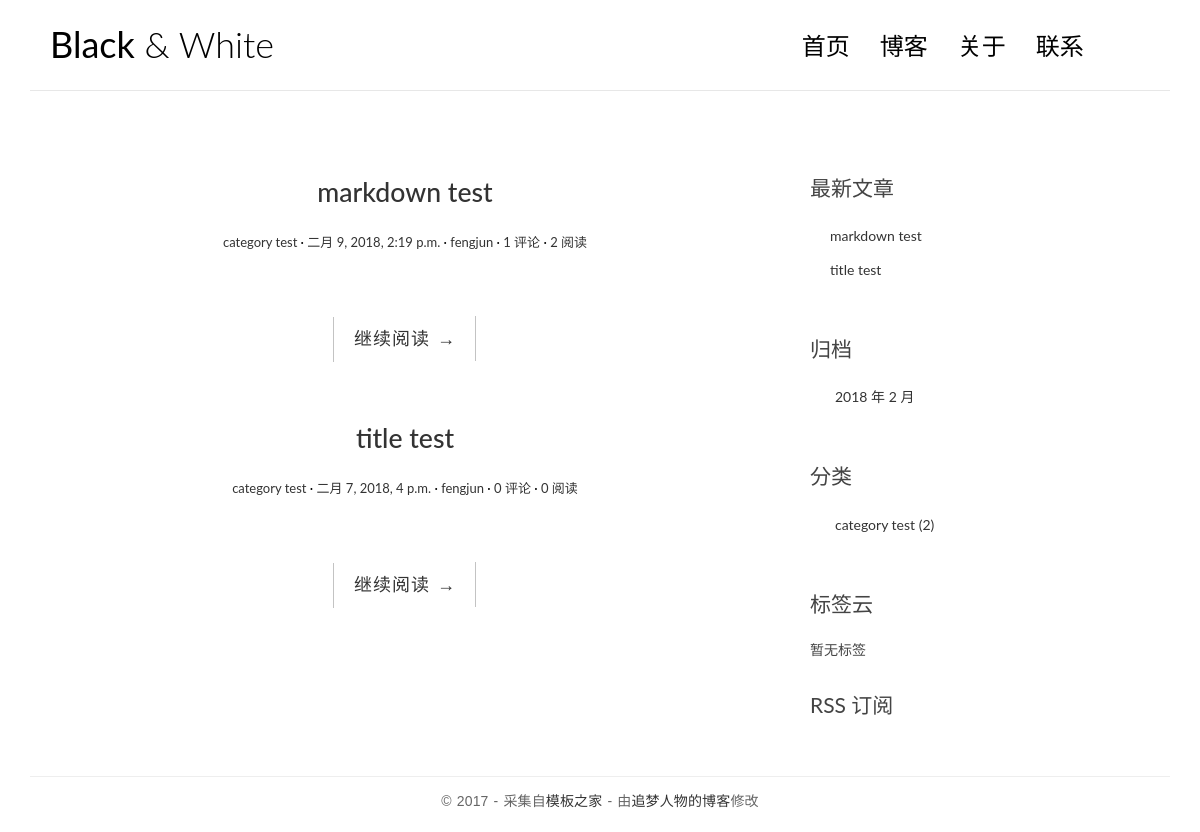
The app's page /, older data.
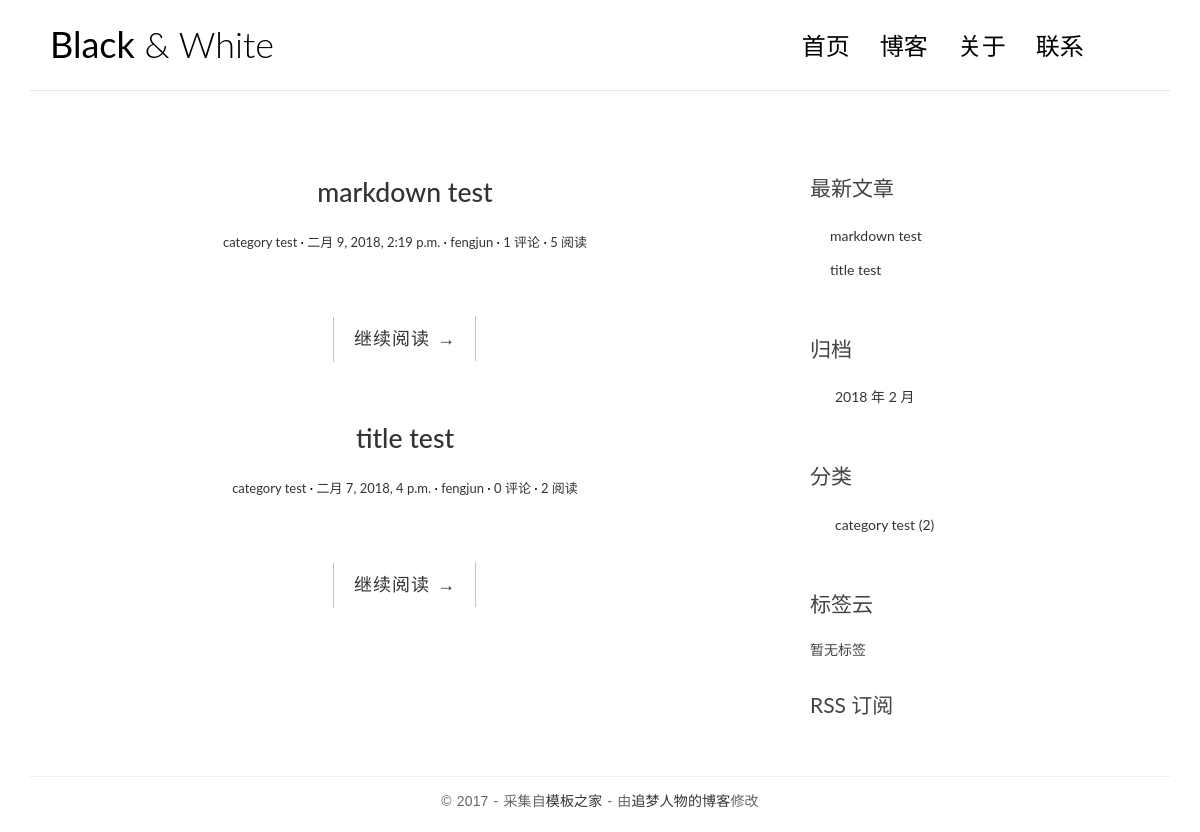
The same page, newer data.
### blog/models.py (models this page shows, shortened)
class Post(models.Model):
    def get_absolute_url(self):
        return reverse('blog:detail', kwargs={'pk': self.pk})
    title = models.CharField(max_length=70)
    body = models.TextField()
    created_time = models.DateTimeField()
    modified_time = models.DateTimeField()
    excerpt = models.CharField(max_length=200, blank=True)
    category = models.ForeignKey(Category)
    tags = models.ManyToManyField(Tag, blank=True)
    author = models.ForeignKey(User)
    views = models.PositiveIntegerField(default=0)
    class Meta:
        ordering = ['-created_time']

class Category(models.Model):
    name = models.CharField(max_length=100)

### blog/views.py (the view, shortened to what this page needs)
# urls.py: url(r'^$', views.IndexView.as_view(), name='index'),
class IndexView(ListView):
    model = Post
    template_name = 'blog/index.html'
    context_object_name = 'post_list'
    paginate_by = 10
    def get_context_data(self, **kwargs):
        context = super().get_context_data(**kwargs)
        paginator = context.get('paginator')
        page = context.get('page_obj')
        is_paginated = context.get('is_paginated')
        pagination_data = self.pagination_data(paginator, page, is_paginated)
        context.update(pagination_data)
        return context
    def pagination_data(self, paginator, page, is_paginated):
        if not is_paginated:
            return {}

### blog/templatetags/blog_tags.py (called while the page is built)
@register.simple_tag
def get_recent_posts(num=5):
    return Post.objects.all().order_by('-created_time')[:num]

@register.simple_tag
def archives():
    return Post.objects.dates('created_time', 'month', order='DESC')

@register.simple_tag
def get_categories():
    return Category.objects.annotate(num_posts=Count('post')).filter(num_posts__gt=0)

@register.simple_tag()
def get_tags():
    return Tag.objects.annotate(num_posts=Count('post')).filter(num_posts__gt=0)

### templates/blog/index.html (shortened to what this page needs)
{% extends 'base.html' %}
{% block main %}
    {% for post in post_list %}
    <article class="post post-{{ post.pk }}">
        <header class="entry-header">
            <h1 class="entry-title">
                <a href="{{ post.get_absolute_url }}">{{ post.title }}</a>
            </h1>
            <div class="entry-meta">
                <span class="post-category"><a href="{% url 'blog:category' post.category.pk %}">{{ post.category.name }}</a></span>
                <span class="post-date"><a href="#"><time class="entry-date"
                                                          datetime="{{ post.created_time }}">{{ post.created_time }}</time></a></span>
                <span class="post-author"><a href="#">{{ post.author }}</a></span>
                <span class="comments-link"><a href="{% url 'comments:post_comment' post.pk %}">{{ post.comment_set.count }} 评论</a></span>
                <span class="views-count"><a href="#">{{ post.views }} 阅读</a></span>
            </div>
        </header>
        <div class="entry-content clearfix">
            <div class="read-more cl-effect-14">
                <a href="{{ post.get_absolute_url }}" class="more-link">继续阅读 <span class="meta-nav">→</span></a>
            </div>
        </div>
    </article>
    {% empty %}
        <div class="no-post">暂时还没有发布的文章！</div>
    {% endfor %}
{% endblock main %}

### templates/base.html (shortened to what this page needs)
{% load staticfiles %}
{% load blog_tags %}
<!DOCTYPE html>
<html>
<head>
    <link rel="stylesheet" href="{% static 'blog/css/bootstrap.min.css' %}">
    <link rel="stylesheet" href="http://code.ionicframework.com/ionicons/2.0.1/css/ionicons.min.css">
    <link rel="stylesheet" href="{% static 'blog/css/pace.css' %}">
    <link rel="stylesheet" href="{% static 'blog/css/custom.css' %}">
    <link rel="stylesheet" href="{% static 'blog/css/highlights/colorful.css' %}">
</head>
<body>
<div class="container">
    <header id="site-header">
        <div class="row">
            <div class="col-md-4 col-sm-5 col-xs-8">
                <div class="logo">
                    <h1><a href="{% url 'blog:index' %}"><b>Black</b> &amp; White</a></h1>
                </div>
            </div>
            <div class="col-md-8 col-sm-7 col-xs-4">
                <nav class="main-nav" role="navigation">
                    <div class="collapse navbar-collapse" id="bs-example-navbar-collapse-1">
                        <ul class="nav navbar-nav navbar-right">
                            <li class="cl-effect-11"><a href="{% url 'blog:index' %}" data-hover="首页">首页</a></li>
                            <li class="cl-effect-11"><a href="full-width.html" data-hover="博客">博客</a></li>
                            <li class="cl-effect-11"><a href="about.html" data-hover="关于">关于</a></li>
                            <li class="cl-effect-11"><a href="contact.html" data-hover="联系">联系</a></li>
                        </ul>
                    </div>
                </nav>
            </div>
        </div>
    </header>
</div>
<div class="content-body">
    <div class="container">
        <div class="row">
            <main class="col-md-8">
                {% block main %}
                {% endblock main %}
            </main>
            <aside class="col-md-4">
                <div class="widget widget-recent-posts">
                    <h3 class="widget-title">最新文章</h3>
                    {% get_recent_posts as recent_post_list %}
                    <ul>
                        {% for post in recent_post_list %}
                        <li>
                            <a href="{{ post.get_absolute_url }}">{{ post.title }}</a>
                        </li>
                        {% empty %}
                        暂无文章
                        {% endfor %}
                    </ul>
                </div>
                <div class="widget widget-archives">
                    <h3 class="widget-title">归档</h3>
                    {% archives as date_list %}
                    <ul>
                        {% for date in date_list %}
                        <li>
                            <a href="{% url 'blog:archives' date.year date.month %}">{{ date.year }} 年 {{ date.month }} 月</a>
                        </li>
                        {% empty %}
                        暂无归档
                        {% endfor %}
                    </ul>
                </div>
                <div class="widget widget-category">
                    <h3 class="widget-title">分类</h3>
                    {% get_categories as category_list %}
                    <ul>
                        {% for category in category_list %}
                        <li>
                            <a href="{% url 'blog:category' category.pk %}">{{ category.name }}
                                <span class="post-count">({{ category.num_posts }})</span></a>
                        </li>
                        {% empty %}
                        暂无分类
                        {% endfor %}
                    </ul>
                </div>
                <div class="widget widget-tag-cloud">
                    <h3 class="widget-title">标签云</h3>
                    {% get_tags as tag_list %}
                    <ul>
                        {% for tag in tag_list %}
                        <li>
                            <a href="{% url 'blog:tag' tag.pk %}">{{ tag.name }}</a>
                        </li>
                        {% empty %}
                        暂无标签
                        {% endfor %}
                    </ul>
                </div>
                <div class="rss">
                    <a href="{% url 'RSS' %}"> RSS 订阅</a>
                </div>
            </aside>
        </div>
    </div>
</div>
<footer id="site-footer">
    <div class="container">
        <div class="row">
            <div class="col-md-12">
                <p class="copyright">&copy 2017 - 采集自<a href="http://www.cssmoban.com/"
                                                        target="_blank" title="模板之家">模板之家</a>
                    - 由<a href="http://zmrenwu.com/" title="网页模板" target="_blank">追梦人物的博客</a>修改
                </p>
            </div>
        </div>
    </div>
</footer>
</body>
</html>

### blog/static/blog/css/custom.css (style rules this page uses)
* { outline: none; }
h1, h2, h3, h4, h5, h6 { margin-top: 0; }
b { font-weight: 400; }
a { color: #333; }
body { color: #444; font-family: 'Lato', sans-serif; }
p { font-family: 'Ubuntu', sans-serif; font-weight: 400; word-spacing: 1px; letter-spacing: 0.01em; }
#site-header { background-color: #FFF; padding: 25px 20px; margin-bottom: 40px; border-bottom: 1px solid #e7e7e7; }
.logo h1 a { color: #000; }
.logo h1 { margin: 0; font-family: 'Lato', sans-serif; font-weight: 300; }
.main-nav { margin-top: 11px; max-width: 95%; }
.main-nav a { color: #000000 !important; padding: 0 0 5px 0 !important; margin-right: 30px; font-family: 'Lato', sans-serif; font-weight: 300; font-size: 24px; }
.cl-effect-11 a { padding: 10px 0; color: #0972b4; text-shadow: none; }
.cl-effect-11 a::before { position: absolute; top: 0; left: 0; overflow: hidden; padding: 0 0 5px 0 !important; max-width: 0; border-bottom: 1px solid #000; color: #000; content: attr(data-hover); white-space: nowrap; -webkit-transition: max-width 0.5s; -moz-transition: max-width 0.5s; transition: max-width 0.5s; }
.content-body { padding-bottom: 4em; }
.post { background: #fff; padding: 30px 30px 0; }
.entry-title { text-align: center; font-size: 1.9em; margin-bottom: 20px; line-height: 1.6; padding: 10px 20px 0; }
.entry-meta { text-align: center; color: #DDDDDD; font-size: 13px; margin-bottom: 30px; }
.entry-content { font-size: 18px; line-height: 1.9; font-weight: 300; color: #000; }
.post-category::after, .post-date::after, .post-author::after, .comments-link::after { content: ' ·'; color: #000; }
.read-more { font-family: 'Ubuntu', sans-serif; font-weight: 400; word-spacing: 1px; letter-spacing: 0.01em; text-align: center; margin-top: 20px; }
.cl-effect-14 a { padding: 0 20px; height: 45px; line-height: 45px; position: relative; display: inline-block; margin: 15px 25px; letter-spacing: 1px; font-weight: 400; text-shadow: 0 0 1px rgba(255, 255, 255, 0.3); }
.cl-effect-14 a::before, .cl-effect-14 a::after { position: absolute; width: 45px; height: 1px; background: #C3C3C3; content: ''; -webkit-transition: all 0.3s; -moz-transition: all 0.3s; transition: all 0.3s; pointer-events: none; }
.cl-effect-14 a::before { top: 0; left: 0; -webkit-transform: rotate(90deg); -moz-transform: rotate(90deg); transform: rotate(90deg); -webkit-transform-origin: 0 0; -moz-transform-origin: 0 0; transform-origin: 0 0; }
.cl-effect-14 a::after { right: 0; bottom: 0; -webkit-transform: rotate(90deg); -moz-transform: rotate(90deg); transform: rotate(90deg); -webkit-transform-origin: 100% 0; -moz-transform-origin: 100% 0; transform-origin: 100% 0; }
.widget { background: #fff; padding: 30px 0 0; }
.widget-title { font-size: 1.5em; margin-bottom: 20px; line-height: 1.6; padding: 10px 0 0; font-weight: 400; }
.widget-recent-posts ul { padding: 0; margin: 0; padding-left: 20px; }
.widget-recent-posts ul li { list-style-type: none; position: relative; line-height: 170%; margin-bottom: 10px; }
.widget-recent-posts ul li::before { content: '\f3d3'; font-family: "Ionicons"; position: absolute; left: -17px; top: 3px; font-size: 16px; color: #000; }
.widget-archives ul { padding: 0; margin: 0; padding-left: 25px; }
.widget-archives ul li { list-style-type: none; position: relative; line-height: 170%; margin-bottom: 10px; }
.widget-archives ul li::before { content: '\f3f3'; font-family: "Ionicons"; position: absolute; left: -25px; top: 1px; font-size: 16px; color: #000; }
.widget-category ul { padding: 0; margin: 0; padding-left: 25px; }
.widget-category ul li { list-style-type: none; position: relative; line-height: 170%; margin-bottom: 10px; }
.widget-category ul li::before { content: '\f3fe'; font-family: "Ionicons"; position: absolute; left: -25px; top: 1px; font-size: 18px; color: #000; }
.widget-tag-cloud ul { padding: 0; margin: 0; margin-right: -10px; }
.rss { font-size: 21px; margin-top: 30px; }
.rss a { color: #444; }
#site-footer { padding-top: 10px; padding: 0 0 1.5em 0; }
.copyright { text-align: center; padding-top: 1em; margin: 0; border-top: 1px solid #eee; color: #666; }

Row changes from the older to the newer data that the page shows:
changed Post "markdown test": views "2" → "5"
changed Post "title test": views "0" → "2"
